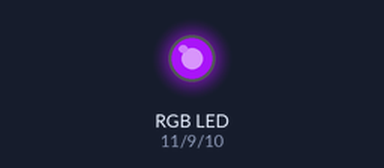
Bench run of a sketch on a simulated Arduino Uno, built with avr-gcc and run on an emulated ATmega328P. Shown: an RGB LED mixed from three pins (HIGH = lit). Dim RGB values are drawn brighter than linear; random numbers use the default seed unless the sketch sets one.

Above: at 0.1 s.
At 4.1 s:
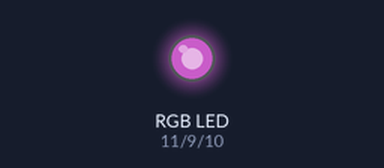
At 9.1 s:
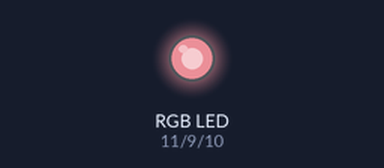
At 19.1 s:
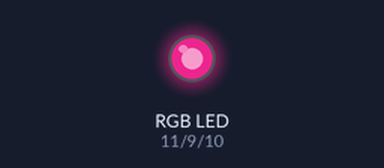
At 28.1 s:
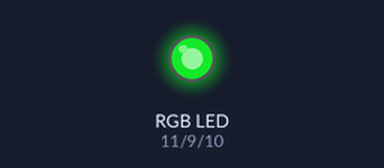
At 38.1 s:
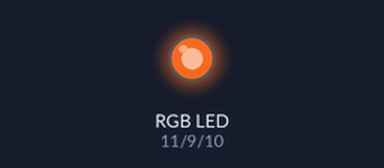
Timing chart, 0 to 40.0 s (numbered marks = the images above):
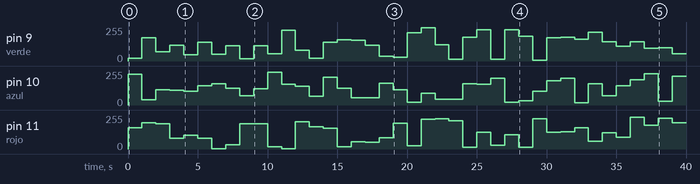

The sketch:

led_rgb.ino
```cpp
int rojo = 11;
int azul = 10;
int verde = 9;

void setup() {
  pinMode(rojo, OUTPUT);
  pinMode(verde, OUTPUT);
  pinMode(azul, OUTPUT);
}

void loop() {
 	setColor(random(255),random(255),random(255));
  	delay(1000);
}

void setColor(int red, int green, int blue){
	analogWrite(rojo, red);
	analogWrite(verde, green);
	analogWrite(azul, blue);
}
```

Measured:
- by itself, pin 9 (verde): 0/255 → 19/255 at 0.00 s, → 175/255 1.0 s later, → 68/255 1.0 s later, → 120/255 1.0 s later, … (40 changes in this stretch)
- by itself, pin 11 (rojo): 0/255 → 158/255 at 0.00 s, → 197/255 1.0 s later, → 188/255 1.0 s later, → 80/255 1.0 s later, … (40 changes in this stretch)
